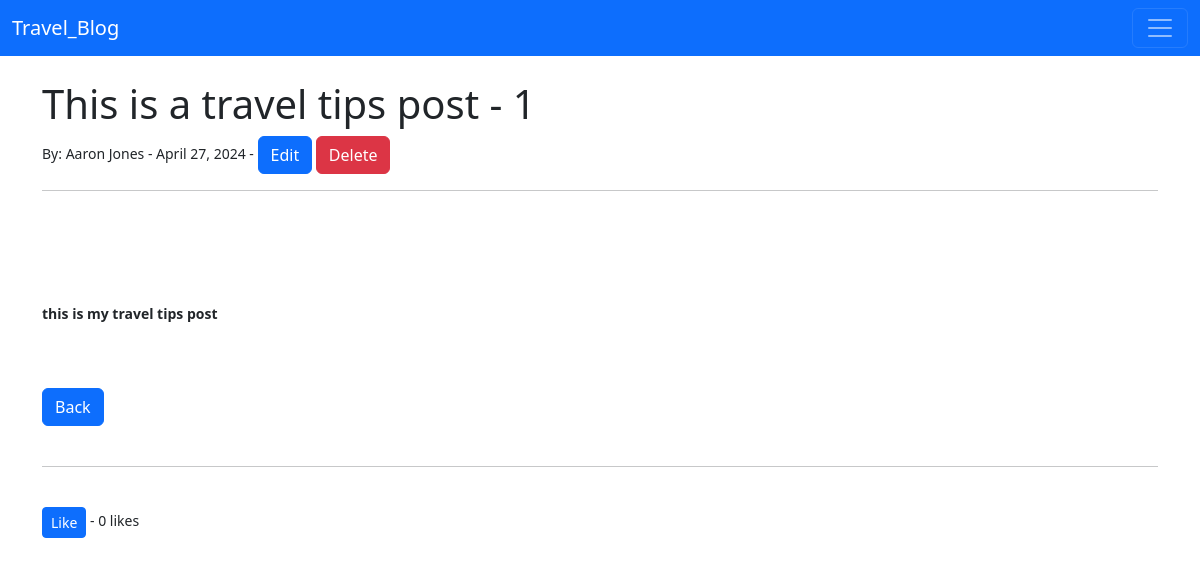
Screenshot of /article/10 (signed in) with the database file from the repository.
### travel_blog/models.py (models this page shows, shortened)
class Post(models.Model):
    title = models.CharField(max_length=255)
    header_image = models.ImageField(null=True, blank=True, upload_to='images')
    title_tag = models.CharField(max_length=255)
    author = models.ForeignKey(User, on_delete=models.CASCADE)
    body = RichTextField(blank=True, null=True)
    post_date = models.DateField(auto_now_add=True)
    category = models.CharField(max_length=255, default='Top Travel Locations')
    snippet = models.CharField(max_length=255)
    likes = models.ManyToManyField(User, related_name='blog_posts')
    def total_likes(self):
        return self.likes.count()

### travel_blog/views.py (the view)
# urls.py: path('article/<int:pk>', ArticleDetailView.as_view(), name='article-detail'),
class ArticleDetailView(DetailView):
    model = Post
    template_name = 'article_details.html'
    def get_context_data(self, *args, **kwargs):
        cat_menu = Category.objects.all()
        context = super(ArticleDetailView, self).get_context_data(*args, **kwargs)
        stuff = get_object_or_404(Post, id=self.kwargs['pk'])
        total_likes = stuff.total_likes()
        liked = False
        if stuff.likes.filter(id=self.request.user.id).exists():
            liked = True
        context ["total_likes"] = total_likes
        context["cat_menu"] = cat_menu
        context["liked"] = liked
        return context

### travel_blog/models.py (called while the page is built)
    def __str__(self):
        return self.name

### travel_blog/templates/article_details.html (shortened to what this page needs)
{% extends 'base.html' %}
{% block content %}
<h1>{{ post.title }} - {{ post.author.id }} </h1>
<small>By: {{ post.author.first_name }}
    {{post.author.last_name }} -
    {{ post.post_date }}
    {% if user.is_authenticated %}
        {% if user.id == post.author.id %}
            - <a href="{% url 'update_post' post.pk %}" class="btn btn-primary">Edit</a>
            <a href="{% url 'delete_post' post.pk %}" class="btn btn-danger">Delete</a>
        {% endif %}
    {% endif %}
<hr>
<br/><br/>
<br/>
<br/>
{{ post.body|safe }}
<br/><br/>
<a href="{% url 'home' %}" class="btn btn-primary">Back</a>
<br/><br/>
<hr>
<br/>
<form action="{% url 'like_post' post.pk %}"
method="POST">
{% if user.is_authenticated %}
    {% if liked %}
        <button type="submit", name="post_id", value="{{ post.id }}", class="btn btn-danger btn-sm">Unlike</button>
    {% else %}
        <button type="submit", name="post_id", value="{{ post.id }}", class="btn btn-primary btn-sm">Like</button>
    {% endif %}
{% else %}
    <small><a href="{% url 'login' %}">Login</a> to perform a Like</small>
{% endif %}
        - {{ total_likes }} likes
</form>
{% endblock %}

### rows the page displays
Post: title "This is a travel tips post", author.id "1", author.first_name "Aaron", author.last_name "Jones", post_date "April 27, 2024", body "this is my travel tips post"

### other values shown
{{ total_likes }} "0"
